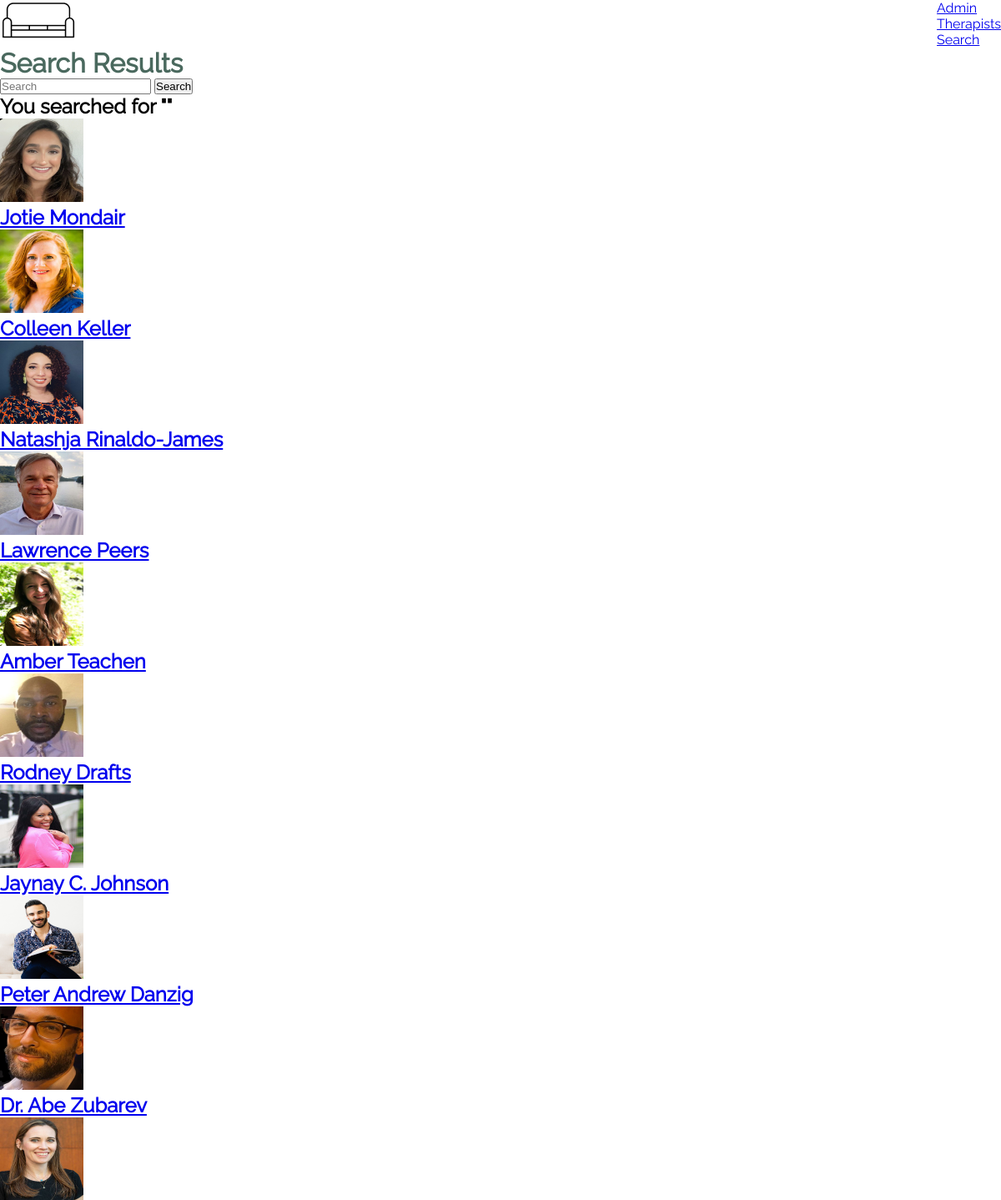
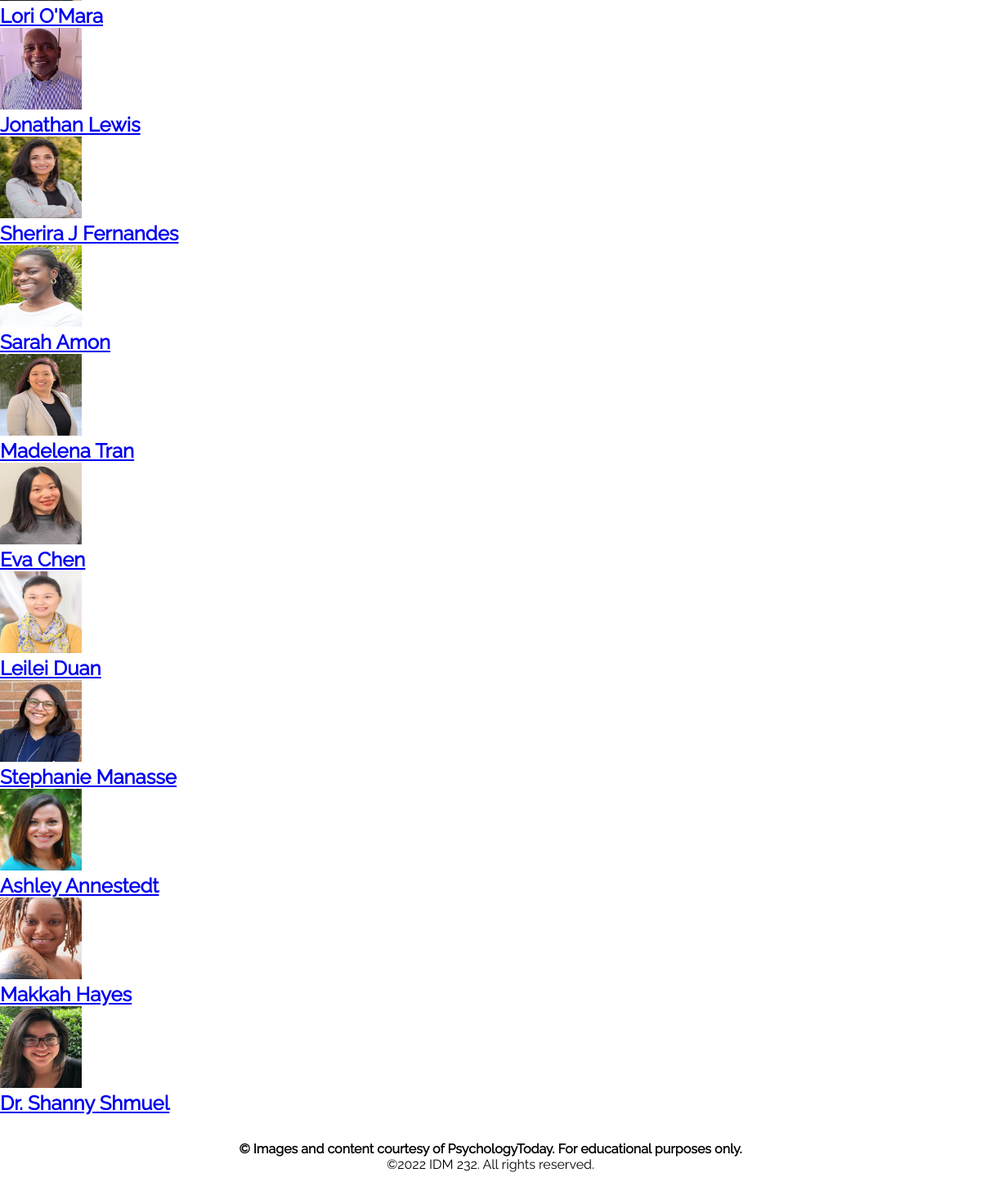
Page /admin/search/index.php on the committed database (2 pictures, top to bottom).
### tables this page shows
CREATE TABLE `therapists` (
  `id` int(11) NOT NULL,
  `therapist_name` varchar(255) NOT NULL,
  `therapist_job` varchar(255) NOT NULL,
  `therapist_pronoun` varchar(255) NOT NULL,
  `therapist_email` varchar(255) NOT NULL,
  `therapist_phone` varchar(255) NOT NULL,
  `therapist_about` longtext NOT NULL,
  `therapist_specialties` longtext NOT NULL,
  `therapist_issues` longtext NOT NULL,
  `image_path` varchar(255) NOT NULL
);

### .env.local.php (called while the page is built)
<?php
$APP_CONFIG = [
    'environment' => 'development',
    'site_name' => 'Couch Therapy',
    'site_url' => 'http://localhost:8888/final',
    'database_host' => 'localhost',
    'database_user' => 'root',
    'database_pass' => 'root',
    'database_name' => 'local_idm232_01',
];
?>

### _includes/helper-functions.php (called while the page is built, shortened)
<?php
function site_url()
{
    global $APP_CONFIG;
    return $APP_CONFIG['site_url'];
}

### admin/search/index.php (the view, shortened to what this page needs)
<?php
include_once __DIR__ . '/../../app.php';
include_once __DIR__ .'/../../_components/header.php';
if (isset($_GET['search'])) {
    $search = $_GET['search'];
} else {
    $search = '';
}
$query = 'SELECT *';
$query .= ' FROM therapists';
$query .= " WHERE therapist_name LIKE '%{$search}%'";
$query .= " OR therapist_job LIKE '%{$search}%'";
$query .= " OR therapist_pronoun LIKE '%{$search}%'";
$query .= " OR therapist_email LIKE '%{$search}%'";
$query .= " OR therapist_phone LIKE '%{$search}%'";
$query .= " OR therapist_about LIKE '%{$search}%'";
$query .= " OR therapist_specialties LIKE '%{$search}%'";
$query .= " OR therapist_issues LIKE '%{$search}%'";
$results = mysqli_query($db_connection, $query);
if ($results->num_rows > 0) {
    $therapists_results = true;
} else {
    $therapists_results = false;
}
?>
<div class="mx-auto my-16 max-w-7xl px-4">
  <div class="px-4 sm:px-6 lg:px-8">
    <div class="sm:flex sm:items-center">
      <div class="sm:flex-auto">
        <h1 class="text-xl font-semibold text-gray-900">Search Results</h1>
        <form action="<?php echo site_url(); ?>/admin/search" method="GET">
          <input class=" border-black border-2" type="text" name="search" id="search" placeholder="Search"
            value="<?php echo $search; ?>">
          <button type="submit">Search</button>
        </form>
        <h2>You searched for "<?php echo $search; ?>"</h2>
      </div>
    </div>
    <?php
    $site_url = site_url();
      if ($therapists_results) {
          while ($therapists_results = mysqli_fetch_assoc($results)) {
            echo "
            <a href='{$site_url}/detail.php?id={$therapists_results['id']}' class='' >
                <div class='flex flex-row justify-center items-center'>
                 <img class='' width='100px' height='100px' src='{$site_url}{$therapists_results['image_path']}' alt=''>
                    <div class=''>
                        <h2 class=''>{$therapists_results['therapist_name']}</h2>
                    </div>
                </div>
            </a>
        ";
          }
      }
?>
  </div>
</div>
<?php include_once __DIR__ . '/../../_components/footer.php';
?>

### _components/header.php (shortened to what this page needs)
<!DOCTYPE html>
<html lang="en">
  <head>
    <link rel="stylesheet" href="<?php echo site_url(); ?>/dist/styles/style.css">
</head>
<body>
  <div class="header-container">
    <div class="nav-container">
      <div class="logo-container">
        <a href="<?php echo site_url(); ?>/index.php" class="logo">
          <img src="<?php echo site_url(); ?>/dist/images/couch.png" alt="couch" class="therapyLogo">
      </a>
      </div>
      <ul id="navbar" class="navbar">
        <li>
          <a href="<?php echo site_url(); ?>/admin/therapists/index.php" class="nav-link"> Admin </a>
        </li>
        <li>
          <a href="<?php echo site_url(); ?>/therapists.php" class="nav-link"> Therapists </a>
        </li>
        <li>
          <a href="<?php echo site_url(); ?>/admin/search/index.php" class="nav-link"> Search </a>
        </li>
      </ul>
    </div>
  </div>

### _components/footer.php (shortened to what this page needs)
<footer class="footerNote">
<h4> &copy; Images and content courtesy of PsychologyToday. For educational purposes only. </h4>
  <p class="footerNote">
    &copy;<?php echo date('Y'); ?> IDM 232. All
    rights reserved.
  </p>
</footer>
</body>
</html>

### rows in the picture
therapists: image_path (picture), therapist_name "Jotie Mondair"
therapists: image_path (picture), therapist_name "Colleen Keller"
therapists: image_path (picture), therapist_name "Natashja Rinaldo-James"
therapists: image_path (picture), therapist_name "Lawrence Peers"
therapists: image_path (picture), therapist_name "Amber Teachen"
therapists: image_path (picture), therapist_name "Rodney Drafts"
therapists: image_path (picture), therapist_name "Jaynay C. Johnson"
therapists: image_path (picture), therapist_name "Peter Andrew Danzig"
therapists: image_path (picture), therapist_name "Dr. Abe Zubarev"
therapists: image_path (picture), therapist_name "Lori O'Mara"
therapists: image_path (picture), therapist_name "Jonathan Lewis"
therapists: image_path (picture), therapist_name "Sherira J Fernandes"
therapists: image_path (picture), therapist_name "Sarah Amon"
therapists: image_path (picture), therapist_name "Madelena Tran"
therapists: image_path (picture), therapist_name "Eva Chen"
therapists: image_path (picture), therapist_name "Leilei Duan"
therapists: image_path (picture), therapist_name "Stephanie Manasse"
therapists: image_path (picture), therapist_name "Ashley Annestedt"
therapists: image_path (picture), therapist_name "Makkah Hayes"
therapists: image_path (picture), therapist_name "Dr. Shanny Shmuel"
